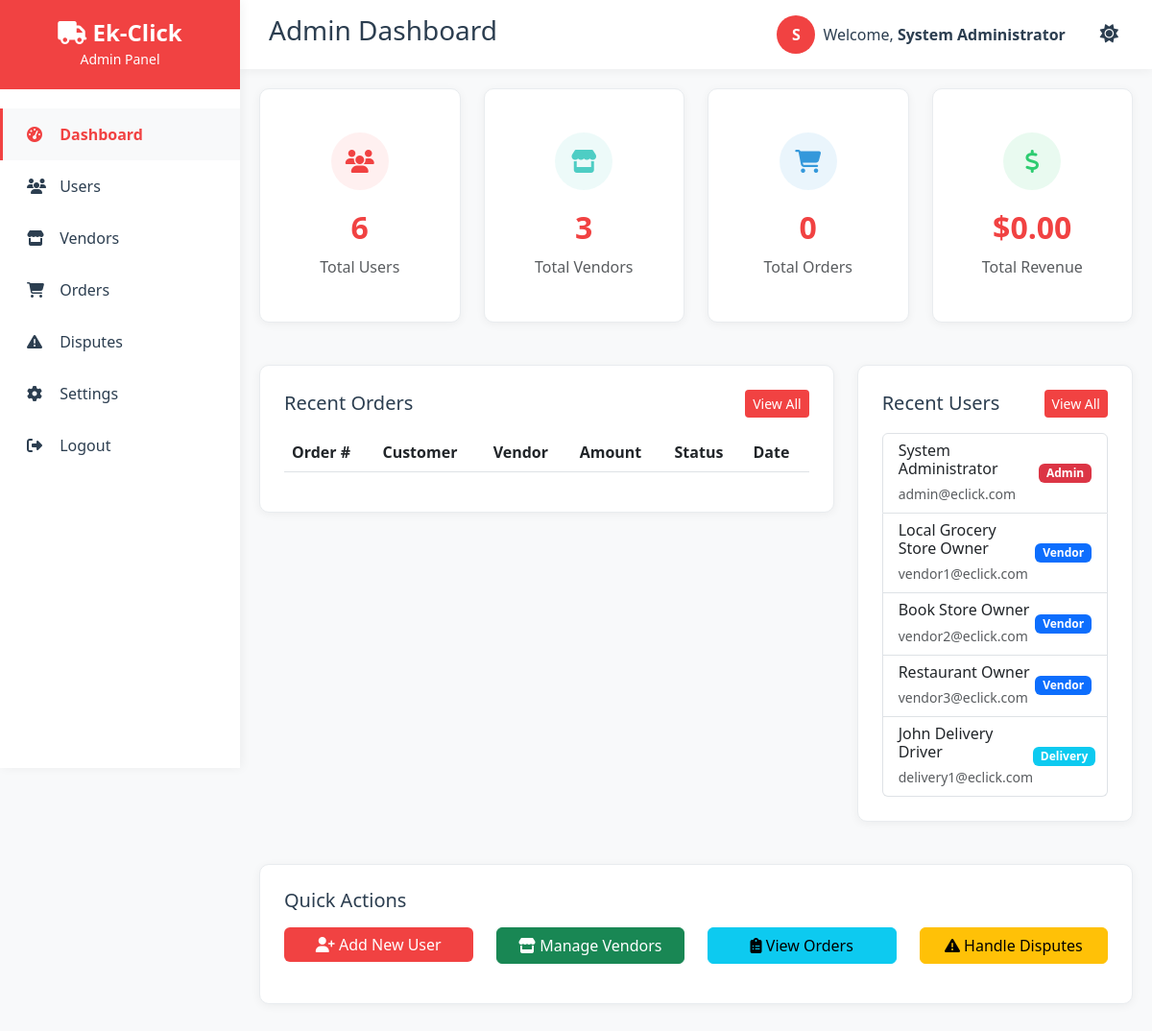
/admin/index.php (signed in), run on the app's committed database.
### tables this page shows
CREATE TABLE IF NOT EXISTS users (
    id INT AUTO_INCREMENT PRIMARY KEY,
    username VARCHAR(50) UNIQUE NOT NULL,
    password VARCHAR(255) NOT NULL,
    email VARCHAR(100) UNIQUE NOT NULL,
    full_name VARCHAR(100) NOT NULL,
    phone VARCHAR(20) NOT NULL,
    date_of_birth DATE,
    role ENUM('admin', 'vendor', 'delivery', 'user') DEFAULT 'user',
    is_active BOOLEAN DEFAULT TRUE,
    address TEXT,
    city VARCHAR(50),
    map_link TEXT,
    referral_code VARCHAR(20) UNIQUE,
    referred_by INT,
    created_at TIMESTAMP DEFAULT CURRENT_TIMESTAMP,
    FOREIGN KEY (referred_by) REFERENCES users(id) ON DELETE SET NULL
);

### includes/url_functions.php (called while the page is built, shortened)
<?php
function getBaseUrl() {
    return rtrim(SITE_URL, '/');
}

### admin/index.php (the view, shortened to what this page needs)
<?php
require_once '../config.php';
$stats = [];
$stmt = $pdo->query("SELECT COUNT(*) as count FROM users");
$stats['total_users'] = $stmt->fetch()['count'];
$stmt = $pdo->query("SELECT COUNT(*) as count FROM vendors");
$stats['total_vendors'] = $stmt->fetch()['count'];
$stmt = $pdo->query("SELECT COUNT(*) as count FROM orders");
$stats['total_orders'] = $stmt->fetch()['count'];
$stmt = $pdo->query("SELECT SUM(total_amount) as total FROM orders WHERE payment_status = 'paid'");
$stats['total_revenue'] = $stmt->fetch()['total'] ?? 0;
$stmt = $pdo->query("
    SELECT * FROM users
    ORDER BY created_at DESC
    LIMIT 5
");
$recent_users = $stmt->fetchAll();
require_once '../includes/header.php';
?>
<div class="row mb-4">
    <div class="col-md-3">
        <div class="dashboard-card">
            <div class="stat-card">
                <div class="stat-icon" style="background: rgba(255, 107, 107, 0.1); color: var(--primary-color);">
                    <i class="fas fa-users"></i>
                </div>
                <div class="stat-number"><?php echo number_format($stats['total_users']); ?></div>
                <p class="text-muted mb-0">Total Users</p>
            </div>
        </div>
    </div>
    <div class="col-md-3">
        <div class="dashboard-card">
            <div class="stat-card">
                <div class="stat-icon" style="background: rgba(78, 205, 196, 0.1); color: var(--secondary-color);">
                    <i class="fas fa-store"></i>
                </div>
                <div class="stat-number"><?php echo number_format($stats['total_vendors']); ?></div>
                <p class="text-muted mb-0">Total Vendors</p>
            </div>
        </div>
    </div>
    <div class="col-md-3">
        <div class="dashboard-card">
            <div class="stat-card">
                <div class="stat-icon" style="background: rgba(52, 152, 219, 0.1); color: #3498db;">
                    <i class="fas fa-shopping-cart"></i>
                </div>
                <div class="stat-number"><?php echo number_format($stats['total_orders']); ?></div>
                <p class="text-muted mb-0">Total Orders</p>
            </div>
        </div>
    </div>
    <div class="col-md-3">
        <div class="dashboard-card">
            <div class="stat-card">
                <div class="stat-icon" style="background: rgba(46, 204, 113, 0.1); color: #2ecc71;">
                    <i class="fas fa-dollar-sign"></i>
                </div>
                <div class="stat-number">$<?php echo number_format($stats['total_revenue'], 2); ?></div>
                <p class="text-muted mb-0">Total Revenue</p>
            </div>
        </div>
    </div>
</div>
<div class="row">
    <div class="col-lg-8">
        <div class="dashboard-card">
            <div class="d-flex justify-content-between align-items-center mb-3">
                <h5 class="mb-0">Recent Orders</h5>
                <a href="orders.php" class="btn btn-sm btn-primary-custom">View All</a>
            </div>
            <div class="table-responsive">
                <table class="table table-hover">
                    <thead>
                        <tr>
                            <th>Order #</th>
                            <th>Customer</th>
                            <th>Vendor</th>
                            <th>Amount</th>
                            <th>Status</th>
                            <th>Date</th>
                        </tr>
                    </thead>
                </table>
            </div>
        </div>
    </div>
    <div class="col-lg-4">
        <div class="dashboard-card">
            <div class="d-flex justify-content-between align-items-center mb-3">
                <h5 class="mb-0">Recent Users</h5>
                <a href="users.php" class="btn btn-sm btn-primary-custom">View All</a>
            </div>
            <div class="list-group">
                <?php foreach ($recent_users as $user): ?>
                <div class="list-group-item">
                    <div class="d-flex justify-content-between align-items-center">
                        <div>
                            <h6 class="mb-1"><?php echo $user['full_name']; ?></h6>
                            <small class="text-muted"><?php echo $user['email']; ?></small>
                        </div>
                        <span class="badge bg-<?php echo $user['role'] == 'admin' ? 'danger' : ($user['role'] == 'vendor' ? 'primary' : ($user['role'] == 'delivery' ? 'info' : 'success')); ?>">
                            <?php echo ucfirst($user['role']); ?>
                        </span>
                    </div>
                </div>
                <?php endforeach; ?>
            </div>
        </div>
    </div>
</div>
<div class="row mt-4">
    <div class="col-12">
        <div class="dashboard-card">
            <h5 class="mb-3">Quick Actions</h5>
            <div class="row">
                <div class="col-md-3 mb-3">
                    <a href="<?php echo getBaseUrl(); ?>/admin/users.php?action=add" class="btn btn-primary-custom w-100">
                        <i class="fas fa-user-plus"></i> Add New User
                    </a>
                </div>
                <div class="col-md-3 mb-3">
                    <a href="<?php echo getBaseUrl(); ?>/admin/vendors.php" class="btn btn-success w-100">
                        <i class="fas fa-store"></i> Manage Vendors
                    </a>
                </div>
                <div class="col-md-3 mb-3">
                    <a href="<?php echo getBaseUrl(); ?>/admin/orders.php" class="btn btn-info w-100">
                        <i class="fas fa-clipboard-list"></i> View Orders
                    </a>
                </div>
                <div class="col-md-3 mb-3">
                    <a href="<?php echo getBaseUrl(); ?>/admin/disputes.php" class="btn btn-warning w-100">
                        <i class="fas fa-exclamation-triangle"></i> Handle Disputes
                    </a>
                </div>
            </div>
        </div>
    </div>
</div>

### includes/header.php (style rules this page uses)
:root { --primary-color: #f14242ff; --secondary-color: #4ECDC4; --dark-color: #2C3E50; --light-bg: #F8F9FA; --text-color: #2C3E50; --bg-color: #F8F9FA; --card-bg: #FFFFFF; --border-color: #E9ECEF; --shadow-color: rgba(0,0,0,0.05); --hover-bg: #F8F9FA; }
body { font-family: 'Segoe UI', Tahoma, Geneva, Verdana, sans-serif; background: var(--bg-color); color: var(--text-color); transition: background-color 0.3s ease, color 0.3s ease; }
.dashboard-card { background: var(--card-bg); border: 1px solid var(--border-color); box-shadow: 0 2px 10px var(--shadow-color); }
.table { color: var(--text-color); }
.dashboard-card { background: var(--card-bg); border-radius: 10px; padding: 25px; box-shadow: 0 2px 10px var(--shadow-color); margin-bottom: 20px; transition: transform 0.3s; border: 1px solid var(--border-color); }
.stat-card { text-align: center; padding: 20px; color: var(--text-color); }
.stat-icon { width: 60px; height: 60px; border-radius: 50%; display: flex; align-items: center; justify-content: center; margin: 0 auto 15px; font-size: 1.5rem; }
.stat-number { font-size: 2rem; font-weight: 700; margin-bottom: 5px; color: var(--primary-color); }
.btn-primary-custom { background: var(--primary-color); color: white; border: none; }

### data on the page
users: full_name "System Administrator", email "admin@eclick.com", role "Admin"
users: full_name "Local Grocery Store Owner", email "vendor1@eclick.com", role "Vendor"
users: full_name "Book Store Owner", email "vendor2@eclick.com", role "Vendor"
users: full_name "Restaurant Owner", email "vendor3@eclick.com", role "Vendor"
users: full_name "John Delivery Driver", email "delivery1@eclick.com", role "Delivery"

### other printed values
$user_role "Admin"
$page_title "Admin Dashboard"
substr($full_name, 0, 1) "S"
$full_name "System Administrator"
$stats['total_users'] "6"
$stats['total_vendors'] "3"
$stats['total_orders'] "0"
$stats['total_revenue'] "0.00"
